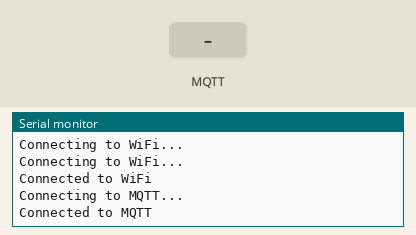
Simulated run of this sketch. Board: ESP32. Parts: the last lines printed to the serial monitor. Inputs (shaded band) come from the test bench. WiFi joins after 1.5 s; servers stay silent unless stated; random numbers use the default seed unless the sketch sets one; no MQTT or app messages arrive unless stated.

Above: at 3.2 s.
3.3 s: MQTT message "abcd1234" arrives on the first subscribed topic
At 4.5 s:
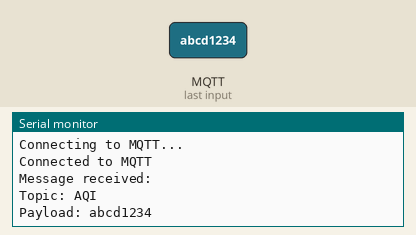
4.8 s: MQTT message "1" arrives on the first subscribed topic
At 5.8 s:
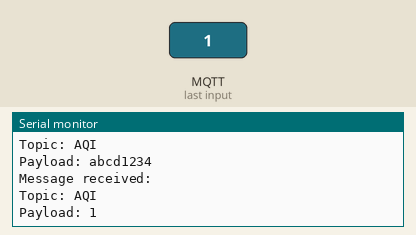
6.3 s: MQTT message "on" arrives on the first subscribed topic
At 7.0 s:
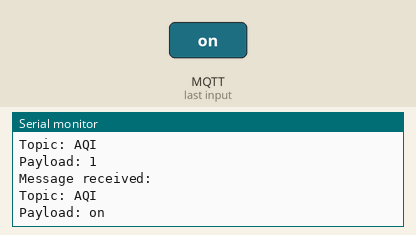
7.8 s: MQTT message "off" arrives on the first subscribed topic
At 8.1 s:
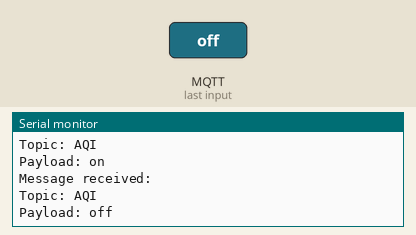

The sketch:

test_mqtt.ino
```cpp
#include <WiFi.h>
#include <PubSubClient.h>

// Replace the next variables with your SSID/Password combination
const char* ssid      = "*&^%$#@!";
const char* password  = "87654321";

//// Replace the next variables with your SSID/Password combination
//const char* ssid      = "SYAMTA";
//const char* password  = "abcd1234";
//
//// Replace the next variables with your SSID/Password combination
//const char* ssid      = "JAMBAN";
//const char* password  = "J4MB4N11";

// Replace with your MQTT broker's IP address
const char* mqtt_server = "103.150.93.184";

WiFiClient espClient;
PubSubClient client(espClient);

void setup() {
  Serial.begin(115200);

  // Connect to Wi-Fi
  WiFi.begin(ssid, password);
  while (WiFi.status() != WL_CONNECTED) {
    delay(1000);
    Serial.println("Connecting to WiFi...");
  }
  Serial.println("Connected to WiFi");

  // Set the MQTT server and callback function
  client.setServer(mqtt_server, 1883);
  client.setCallback(callback);
}

void loop() {
  if (!client.connected()) {
    reconnect();
  }
  client.loop();
}

void callback(char* topic, byte* payload, unsigned int length) {
  Serial.println("Message received:");
  Serial.print("Topic: ");
  Serial.println(topic);

  Serial.print("Payload: ");
  for (int i = 0; i < length; i++) {
    Serial.print((char)payload[i]);
  }
  Serial.println();
}

void reconnect() {
  while (!client.connected()) {
    Serial.println("Connecting to MQTT...");
    String clientId = "ESP32Client-";
    clientId += String(random(0xffff), HEX);

    if (client.connect(clientId.c_str())) {
      Serial.println("Connected to MQTT");
      client.subscribe("AQI");
    } else {
      Serial.print("Failed, rc=");
      Serial.print(client.state());
      Serial.println(" Retrying in 5 seconds...");
      delay(5000);
    }
  }
}
```

Measured:
- after the input at 3.3 s, the serial monitor: prints a new line at once (image 1)
- after the input at 4.8 s, the serial monitor: prints a new line at once (image 2)
- after the input at 6.3 s, the serial monitor: prints a new line at once (image 3)
- after the input at 7.8 s, the serial monitor: prints a new line at once (image 4)
